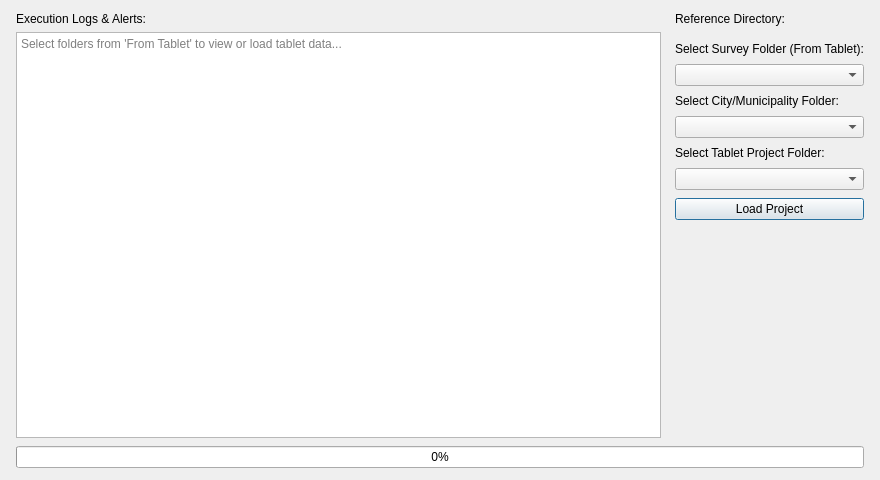
<?xml version="1.0" encoding="UTF-8"?>
<ui version="4.0">
 <class>PostLoaderDialog</class>
 <widget class="QDialog" name="PostLoaderDialog">
  <property name="geometry">
   <rect>
    <x>0</x>
    <y>0</y>
    <width>880</width>
    <height>480</height>
   </rect>
  </property>
  <property name="minimumSize">
   <size>
    <width>0</width>
    <height>0</height>
   </size>
  </property>
  <property name="windowTitle">
   <string>GeoFASU_Mod - From Tablet Loader</string>
  </property>
  <layout class="QVBoxLayout" name="rootLayout">
   <property name="spacing">
    <number>8</number>
   </property>
   <property name="leftMargin">
    <number>16</number>
   </property>
   <property name="topMargin">
    <number>12</number>
   </property>
   <property name="rightMargin">
    <number>16</number>
   </property>
   <property name="bottomMargin">
    <number>12</number>
   </property>
   <item>
    <layout class="QHBoxLayout" name="mainHorizontalLayout">
     <property name="spacing">
      <number>14</number>
     </property>
     <!-- LEFT COLUMN: Logs & Alerts -->
     <item>
      <layout class="QVBoxLayout" name="leftLayout">
       <property name="spacing">
        <number>6</number>
       </property>
       <item>
        <widget class="QLabel" name="label_logs">
         <property name="text">
          <string>Execution Logs &amp; Alerts:</string>
         </property>
        </widget>
       </item>
       <item>
        <widget class="QPlainTextEdit" name="logsTextEdit">
         <property name="readOnly">
          <bool>true</bool>
         </property>
         <property name="placeholderText">
          <string>Select folders from 'From Tablet' to view or load tablet data...</string>
         </property>
        </widget>
       </item>
      </layout>
     </item>
     <!-- RIGHT COLUMN: Controls -->
     <item>
      <layout class="QVBoxLayout" name="rightLayout">
       <property name="spacing">
        <number>8</number>
       </property>
       <item>
        <widget class="QLabel" name="label_dir">
         <property name="text">
          <string>Reference Directory:</string>
         </property>
        </widget>
       </item>
       <item>
        <widget class="QgsFileWidget" name="fileWidget">
         <property name="storageMode">
          <enum>QgsFileWidget::GetDirectory</enum>
         </property>
        </widget>
       </item>
       <item>
        <widget class="QLabel" name="label_folder1">
         <property name="text">
          <string>Select Survey Folder (From Tablet):</string>
         </property>
        </widget>
       </item>
       <item>
        <widget class="QComboBox" name="comboxFolder1"/>
       </item>
       <item>
        <widget class="QLabel" name="label_folder2">
         <property name="text">
          <string>Select City/Municipality Folder:</string>
         </property>
        </widget>
       </item>
       <item>
        <widget class="QComboBox" name="comboxFolder2"/>
       </item>
       <item>
        <widget class="QLabel" name="label_folder3">
         <property name="text">
          <string>Select Tablet Project Folder:</string>
         </property>
        </widget>
       </item>
       <item>
        <widget class="QComboBox" name="comboxFolder3"/>
       </item>
       <item>
        <widget class="QPushButton" name="loadButton">
         <property name="minimumSize">
          <size>
           <width>0</width>
           <height>0</height>
          </size>
         </property>
         <property name="cursor">
          <cursorShape>PointingHandCursor</cursorShape>
         </property>
         <property name="text">
          <string>Load Project</string>
         </property>
        </widget>
       </item>
       <item>
        <spacer name="verticalSpacer">
         <property name="orientation">
          <enum>Qt::Vertical</enum>
         </property>
         <property name="sizeHint" stdset="0">
          <size>
           <width>20</width>
           <height>10</height>
          </size>
         </property>
        </spacer>
       </item>
      </layout>
     </item>
    </layout>
   </item>
   <item>
    <widget class="QProgressBar" name="progressBar">
     <property name="value">
      <number>0</number>
     </property>
     <property name="alignment">
      <set>Qt::AlignCenter</set>
     </property>
    </widget>
   </item>
  </layout>
 </widget>
 <customwidgets>
  <customwidget>
   <class>QgsFileWidget</class>
   <extends>QWidget</extends>
   <header>qgsfilewidget.h</header>
  </customwidget>
 </customwidgets>
 <resources/>
 <connections/>
</ui>
